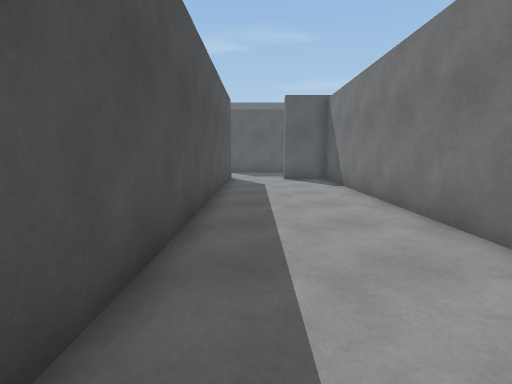
View 1 (above)

20 first-person views from a walk through a Unity game level. The camera is 1.3 m above the floor, tilts 8° down and sees 85° across. The floor is counted in squares, 1 m on a side. Each view is taken from the middle of a square. On the plan, view 1 faces up. The plan holds only what a view shows up to about 13 squares ahead; the rest is blank. The place goes on beyond the plan.

View 2
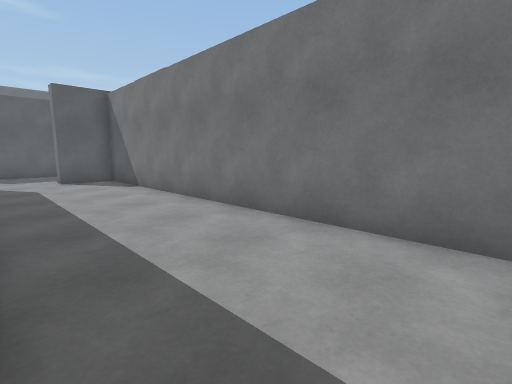

View 3
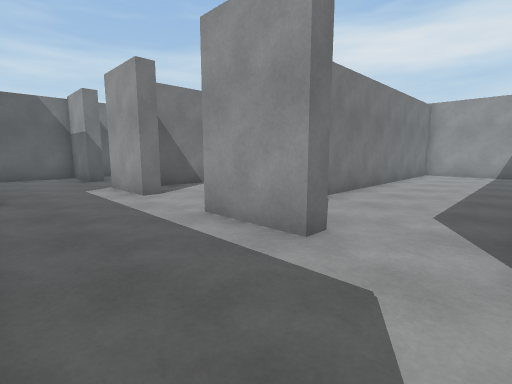

View 4
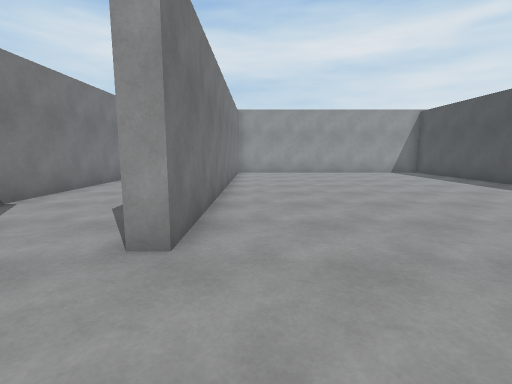

View 5
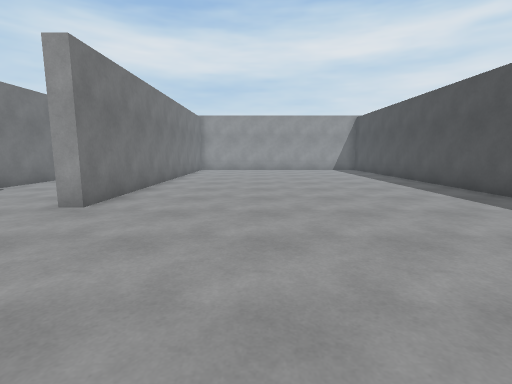

View 6
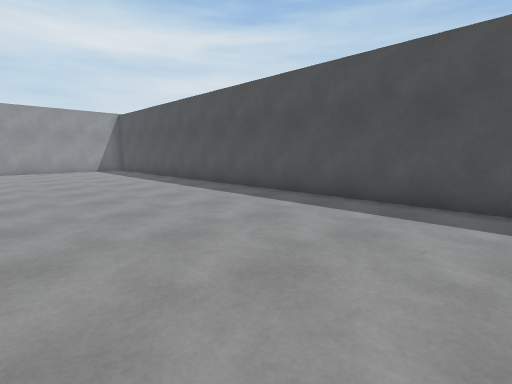

View 7
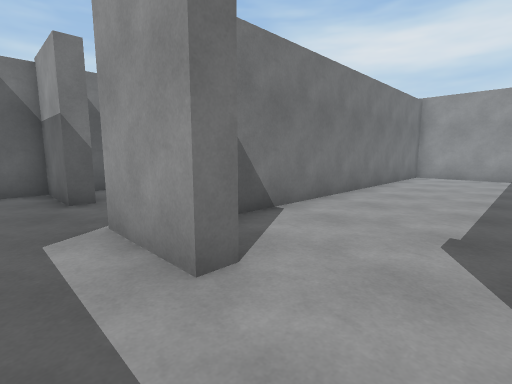

View 8
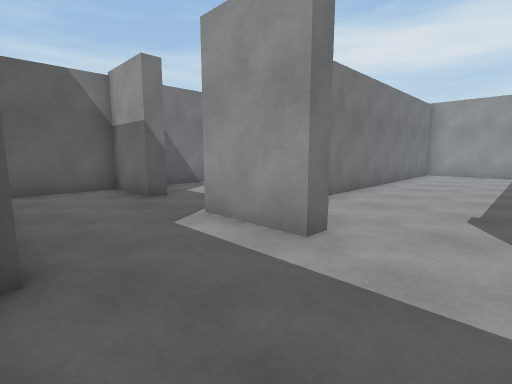

View 9
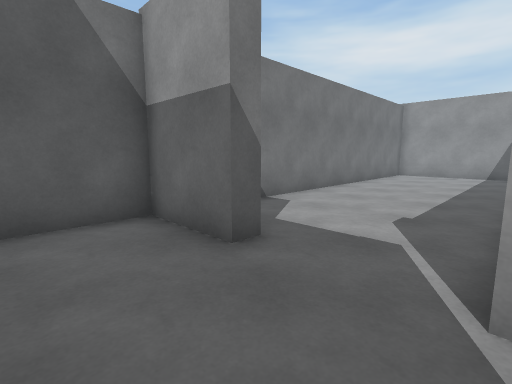

View 10
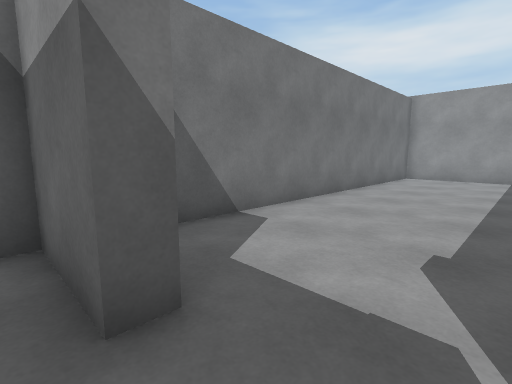

View 11
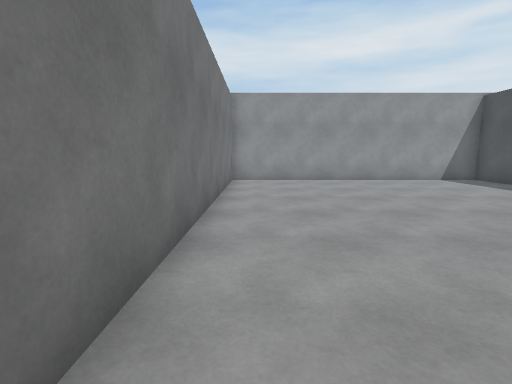

View 12
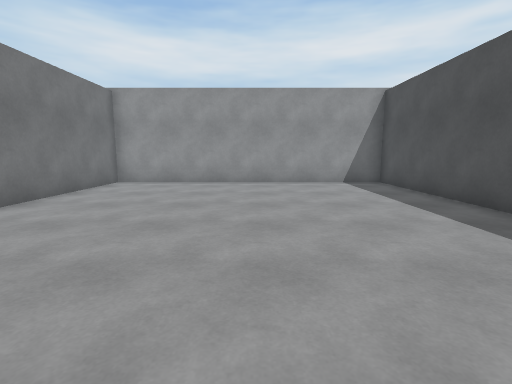

View 13
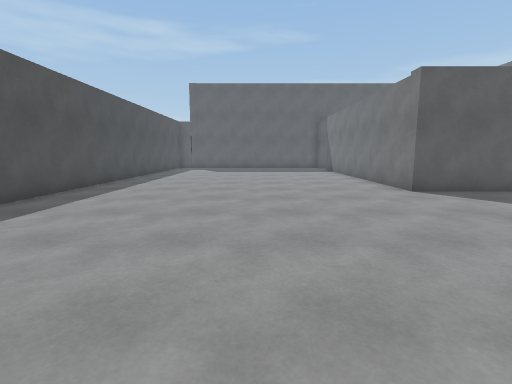

View 14
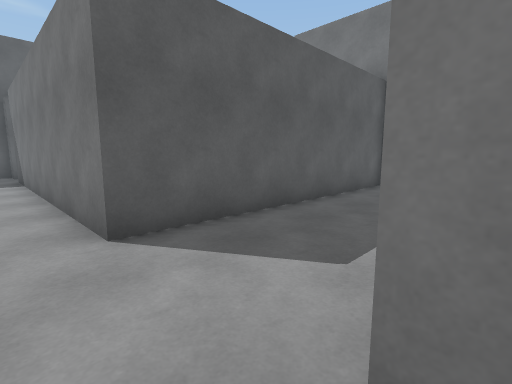

View 15
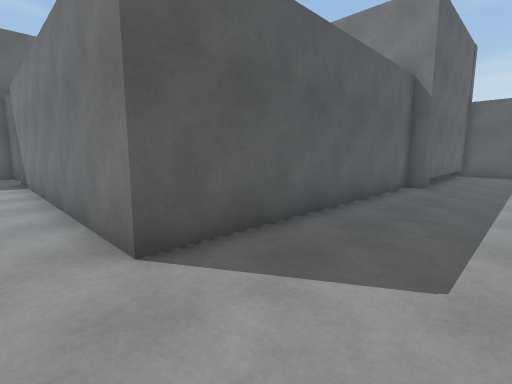

View 16
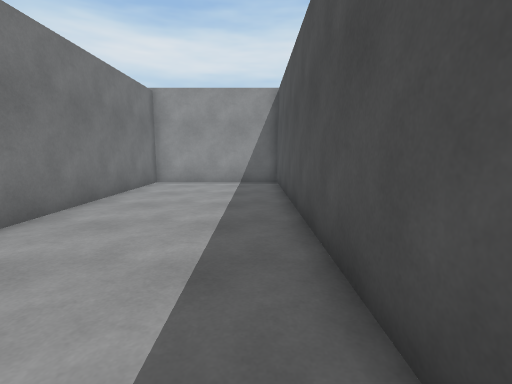

View 17
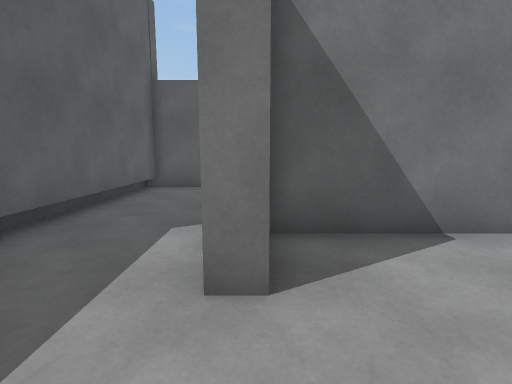

View 18
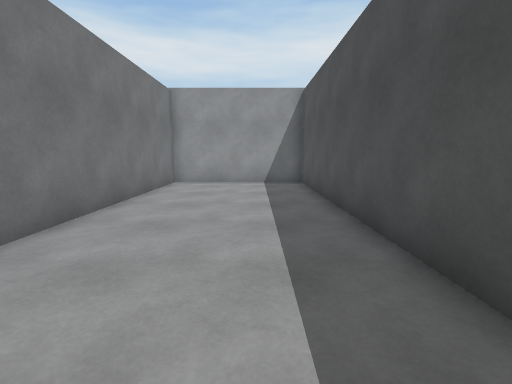

View 19
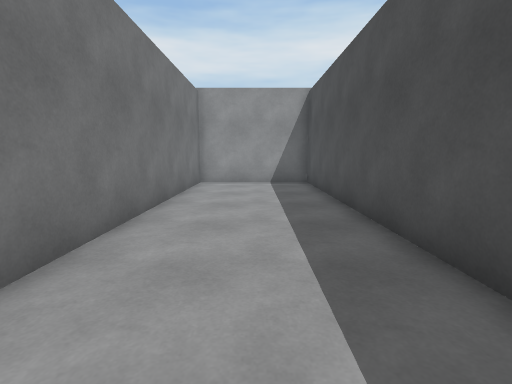

View 20
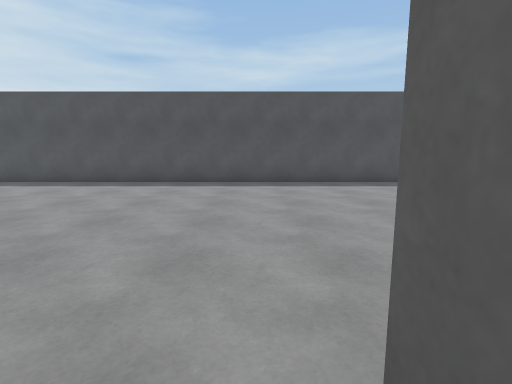

### Floor plan
Points are (right, up) in squares from view 1. A wall is a line through its corners. A room is listed if a view was taken in it or the views show most of it. See-through windows are left out.
Room 1 (views 1, 2, 3, 4, 5, 6, 7, 8, 9, 10, 11, 12, 13, 14, 15, 16, 17, 18, 19, 20)
walls: (-1.3, 13) (-1.3, -0.4) (3.5, -0.4) (3.5, 13.9) (1.4, 13.9) (1.4, 14.5) (4.2, 14.5); (4.1, 11.1) (4.1, -0.4) (9.4, -0.4) (9.4, 13.9); (7.4, 13.9) (7.4, 14.5) (10.2, 14.5); (10, 10) (10, -0.4) (15.6, -0.4) (15.6, 13.2); (13, 13.9) (13, 14.5) (15.6, 14.5) (15.6, 18.1); (15.6, 17.8) (8.4, 17.8) (8.4, 18.4) (-1.9, 18.4) (-1.9, 22.5); (-13.5, 22.5) (-13.5, -0.4) (-1.9, -0.4) (-1.9, 14.5) (-1.2, 14.5)

Positions as (right, up) in squares from view 1, and headings:
1: (0, 0), facing up
2: (-1, 0), facing up-right
3: (-1, 18), facing down-right
4: (-3, 18), facing down
5: (-6, 21), facing down
6: (-6, 21), facing down-left
7: (5, 16), facing down-right
8: (5, 18), facing down-right
9: (10, 17), facing down-right
10: (11, 15), facing down-right
11: (-3, 13), facing down
12: (-8, 12), facing down
13: (-7, 9), facing up
14: (-3, 14), facing up-right
15: (-3, 15), facing up-right
16: (5, 12), facing down
17: (5, 14), facing right
18: (12, 12), facing down
19: (1, 12), facing down
20: (-1, 18), facing left
